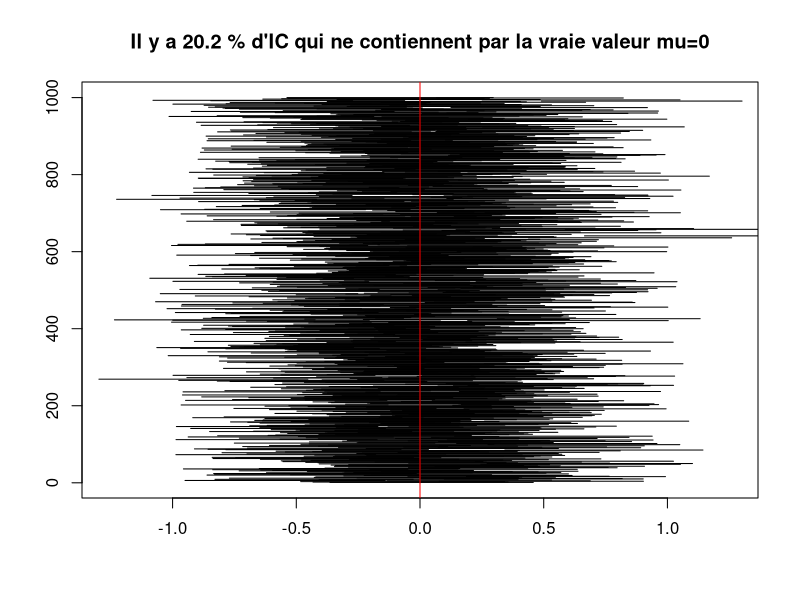

Recreate this plot in R.
# TP6: Alternative si le serveur shiny est inaccessible
# Éxecutez la fonction suivante (ça ne sert à rien de regarder dedans)
create.CI <- function(NCI, Nsamples, mu=0, sigma=1, niveau=0.05){
  samples <- rnorm(NCI * Nsamples, mu, sigma)
  samples <- matrix(data = samples, nrow=Nsamples, ncol=NCI)
  mean.vec <- colMeans(samples)
  sd.vec <- sqrt(apply(samples, 2, FUN=var))
  quant <- qt(1 - (niveau/2), Nsamples - 1)
  CI <- cbind(mean.vec - quant*sd.vec / sqrt(Nsamples), mean.vec + quant*sd.vec / sqrt(Nsamples))
  plot(c(mu, mu), c(0, NCI), col='red', type='l', xlab='', ylab='', ylim=c(0.5, NCI+0.5), xlim=c(mu - 4*sigma/sqrt(Nsamples), mu+4*sigma/sqrt(Nsamples)) )
  count = 0
  for (i in 1:NCI){
    lines(CI[i, ], c(i, i)) 
    if (mu >= CI[i, 1] & mu <= CI[i, 2]){
      count = count + 1
    }
  }
  percent = 100*(1- count / NCI)
  str = sprintf("Il y a %s %% d'IC qui ne contiennent par la vraie valeur mu=%s", percent, mu)
  title(str)
  abline(v=mu, col='red')
  
  }


NombreIntervallesdeConfiance <- 1000
NombreEchantillonsparIC <- 1000
muVrai <- 0
varianceVraie <- 10
niveaudeconfiance <- 20
create.CI(NombreIntervallesdeConfiance, NombreEchantillonsparIC, muVrai, varianceVraie, niveaudeconfiance/100)
